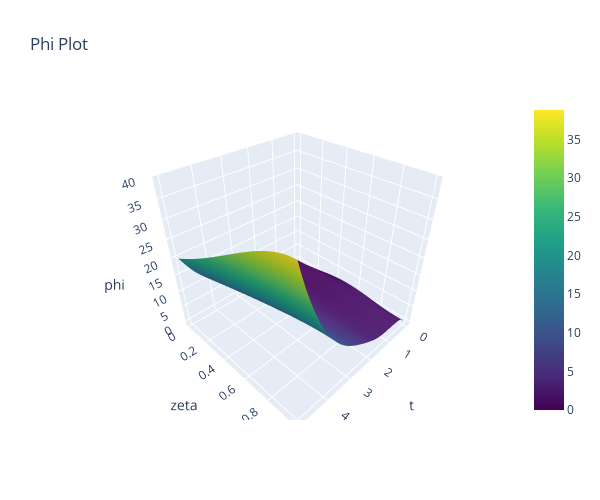
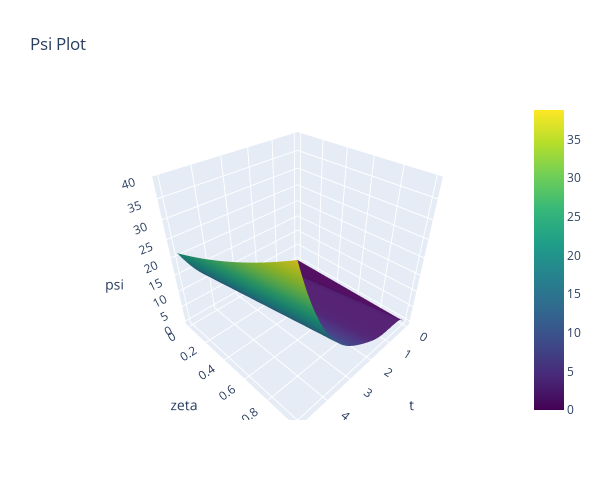

The notebook cell these images were saved under, in order:
### Code cell
# Define the function representing the system of ODEs
def system_zero_u(t, x, A, par):
    
    (k, v, D, tau, R) = (par['k'], par['v'], par['D'], par['tau'], par['R'])
    n = int((len(x)+1)/2)
    dz = 1/(n-1)
    
    phi = x[:n]
    psi = x[n:]
        
    return A.dot(x)


# Define the initial condition
phi_0 = init_cond_func_1(zeta)
psi_0 = init_cond_func_2(zeta, par)

x0 = [*phi_0, *psi_0]



# Solve the system using solve_ivp
solution = solve_ivp(system_zero_u, (0, t_end), x0, args=(A_ode, par), t_eval=t_eval, method='RK45')

# Access the solution
times = solution.t
x_values = solution.y


# Create phi_sol with the first 100 rows and all columns of x_values
phi_sol = x_values[:N_zeta, :]

# Create psi_sol with the last 99 rows and all columns of x_values
psi_sol = x_values[N_zeta:, :]

z_grid, t_grid = np.meshgrid(t_eval, zeta)

# Create data traces for phi_sol
phi_trace = go.Surface(x=z_grid, y=t_grid, z=phi_sol, colorscale='Viridis', name='phi')

# Create a layout for phi_sol plot
phi_layout = go.Layout(
    scene=dict(
        xaxis=dict(title='t'),
        yaxis=dict(title='zeta'),
        zaxis=dict(title='phi')
    ),
    title='Phi Plot',
    width=600,
    height=500,
)

# Create a figure for phi_sol plot
phi_fig = go.Figure(data=[phi_trace], layout=phi_layout)

# Plot phi_sol figure
phi_fig.show()


# Create data traces for psi_sol
psi_trace = go.Surface(x=z_grid, y=t_grid, z=psi_sol, colorscale='Viridis', name='psi')

# Create a layout for psi_sol plot
psi_layout = go.Layout(
    scene=dict(
        xaxis=dict(title='t'),
        yaxis=dict(title='zeta'),
        zaxis=dict(title='psi')
    ),
    title='Psi Plot',
    width=600,
    height=500,
)

# Create a figure for psi_sol plot
psi_fig = go.Figure(data=[psi_trace], layout=psi_layout)

# Plot psi_sol figure
psi_fig.show()

### Figure 1 — Plotly figure (JSON) as saved in the notebook; plotly's stock layout.template omitted (floating-point values rounded to 4 significant figures; data arrays with more than 128 entries replaced by an {"elided": "..."} marker saying what was removed)
{"data": [{"colorscale": [[0, "#440154"], [0.1111, "#482878"], [0.2222, "#3e4989"], [0.3333, "#31688e"], [0.4444, "#26828e"], [0.5556, "#1f9e89"], [0.6667, "#35b779"], [0.7778, "#6ece58"], [0.8889, "#b5de2b"], [1, "#fde725"]], "name": "phi", "type": "surface", "x": {"elided": "101x100 float values"}, "y": {"elided": "101x100 float values"}, "z": {"elided": "101x100 float values"}}], "layout": {"height": 500, "scene": {"xaxis": {"title": {"text": "t"}}, "yaxis": {"title": {"text": "zeta"}}, "zaxis": {"title": {"text": "phi"}}}, "title": {"text": "Phi Plot"}, "width": 600}}

### Figure 2 — Plotly figure (JSON) as saved in the notebook; plotly's stock layout.template omitted (floating-point values rounded to 4 significant figures; data arrays with more than 128 entries replaced by an {"elided": "..."} marker saying what was removed)
{"data": [{"colorscale": [[0, "#440154"], [0.1111, "#482878"], [0.2222, "#3e4989"], [0.3333, "#31688e"], [0.4444, "#26828e"], [0.5556, "#1f9e89"], [0.6667, "#35b779"], [0.7778, "#6ece58"], [0.8889, "#b5de2b"], [1, "#fde725"]], "name": "psi", "type": "surface", "x": {"elided": "101x100 float values"}, "y": {"elided": "101x100 float values"}, "z": {"elided": "101x100 float values"}}], "layout": {"height": 500, "scene": {"xaxis": {"title": {"text": "t"}}, "yaxis": {"title": {"text": "zeta"}}, "zaxis": {"title": {"text": "psi"}}}, "title": {"text": "Psi Plot"}, "width": 600}}
